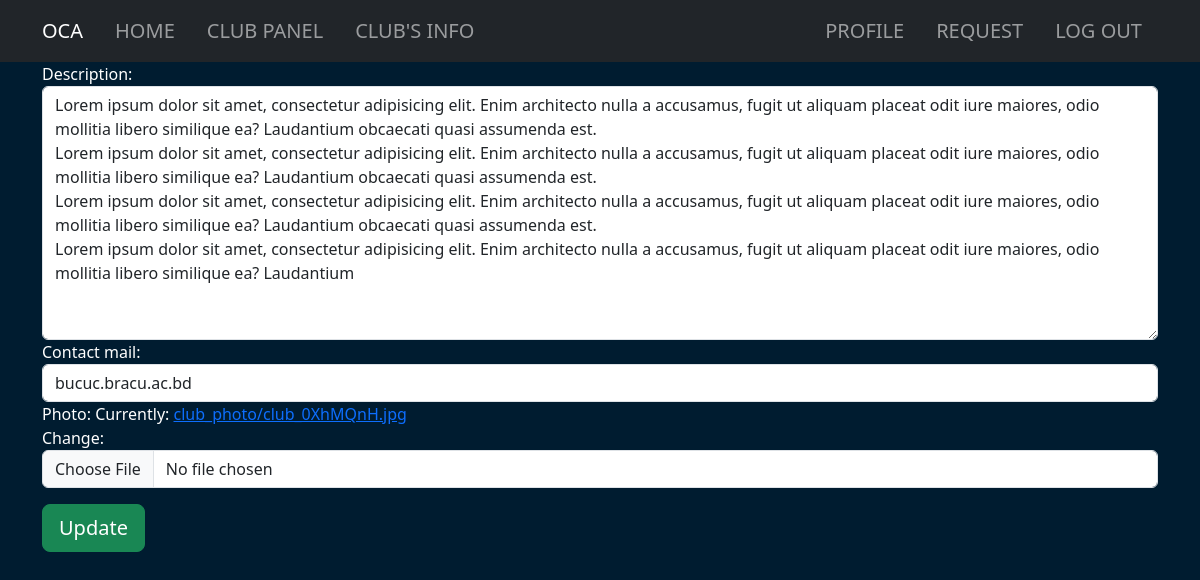
The app's page /club/info/update/ (signed in) with its own data.
### club/models.py (models this page shows, shortened)
class ClubInfo(models.Model):
    club = models.ForeignKey(
        Club, on_delete=models.CASCADE, null=True, blank=True)
    description = models.TextField(null=True, blank=True)
    contact_mail = models.CharField(max_length=50, blank=True, null=True)
    photo = models.ImageField(upload_to='club_photo/')

### club/views.py (the view)
# urls.py: path('info/update/', views.club_info_update, name='club_info_update')
def club_info_update(request):
    club = Club.objects.get(president = request.user)
    club_info = ClubInfo.objects.get(club=club)
    form = ClubInfoForm(instance=club_info)
    if request.method == 'POST':
        form = ClubInfoForm(request.POST, instance=club_info)
        if form.is_valid():
            form.save()
            return redirect('president_dashboard')
    return render(request, 'club_info_update.html', {'form':form})

### club/forms.py
class ClubInfoForm(forms.ModelForm):
    class Meta:
        model = ClubInfo
        exclude = ['club']
        widgets = {
            'description': forms.Textarea(attrs={'class': 'form-control'}),
            'contact_mail': forms.EmailInput(attrs={'class': 'form-control'}),
            'photo': forms.ClearableFileInput(attrs={'class': 'custom-file-input form-control'}),
        }

### club/context_processor.py (called while the page is built)
def is_president(request):
    if request.user.is_authenticated:
        president_clubs = Club.objects.filter(president=request.user)
        if president_clubs.exists():
            return {'is_club_president': True, 'president_clubs': president_clubs}
    return {'is_club_president': False}

### user/models.py (called while the page is built)
    def is_advisor(self):
        return True if self.role == 'ADVISOR' else False

    def is_student(self):
        return True if self.role == 'STUDENT' else False

### templates/club_info_update.html (shortened to what this page needs)
{%extends 'base.html'%}
{% block content %}
<div class="container">
    <form action="" method="post" class="text-white">
        {{form}}
        <button type="submit" class="btn btn-success btn-lg my-3">Update</button>
    </form>
</div>
{% endblock content %}

### static/css/style.css (style rules this page uses)
:root { --homepage-background-color: #001C30; }
* { margin: 0; padding: 0; }
body { background-color: var(--homepage-background-color); }

### records on screen
ClubInfo: description "Lorem ipsum dolor sit amet, consectetur adipisicing elit. Enim architecto nulla a accusamus, fugit ut aliquam placeat odit iure maiores, odio mollitia libero similique ea? Laudantium obcaecati quasi assumenda est. Lorem ipsum dolor sit amet, consectetur adipisicing elit. Enim architecto nulla a accusamus, fugit ut aliquam placeat odit iure maiores, odio mollitia libero similique ea? Laudantium obcaecati quasi assumenda est. Lorem ipsum dolor sit amet, consectetur adipisicing elit. Enim architecto nulla a accusamus, fugit ut aliquam placeat odit iure maiores, odio mollitia libero similique ea? Laudantium obcaecati quasi assumenda est. Lorem ipsum dolor sit amet, consectetur adipisicing elit.…", contact_mail "bucuc.bracu.ac.bd"
